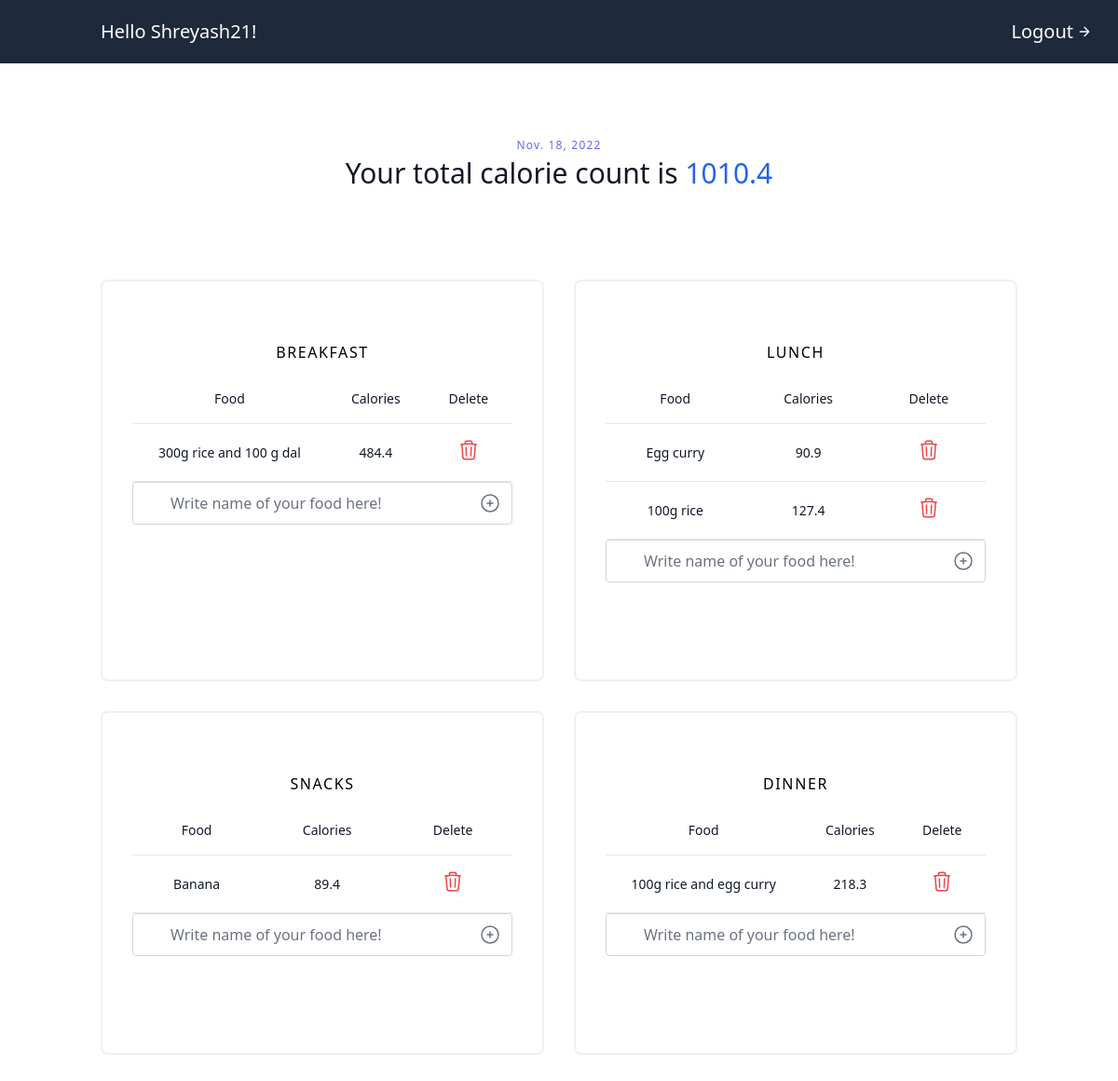
Before: /me/ (signed in) with the older database file.
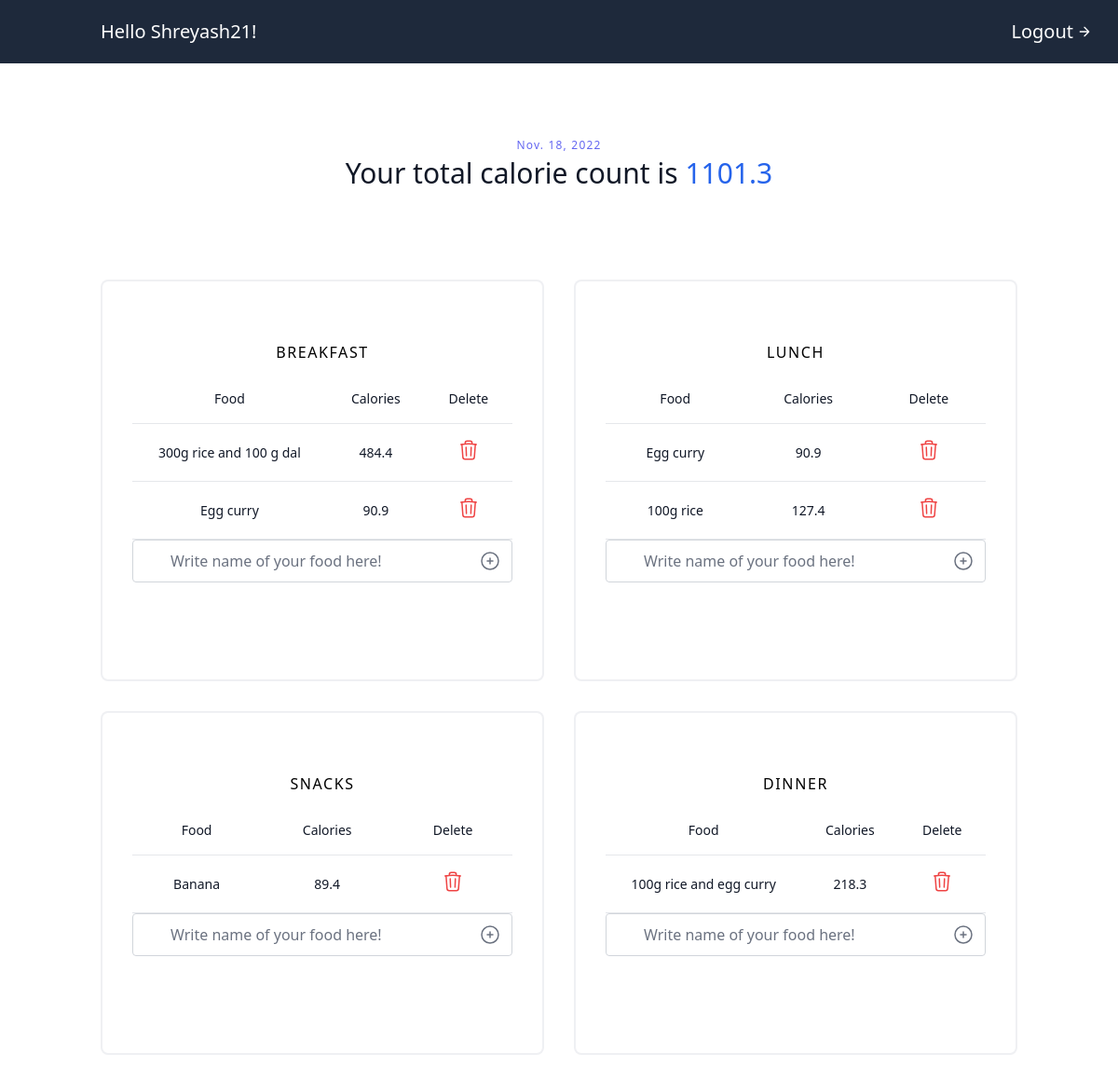
After: the same page with the newer database file.
### Fittyfeed/models.py (models this page shows)
class UserFoodItem(models.Model):
    options=(
        ('breakfast','Breakfast'),
        ('lunch','Lunch'),
        ('dinner','Dinner'),
        ('snacks','Snacks'),
    )
    customer = models.ForeignKey(User, on_delete=models.CASCADE)
    category = models.CharField(max_length=50, choices=options)
    food_name = models.CharField(max_length=200)
    food_calorie = models.FloatField()
    date = models.DateField()

### Fittyfeed/views.py (the view)
# urls.py: path('',views.home,name='home'),
@login_required(login_url='login')
def home(request):
    foods = UserFoodItem.objects.filter(customer=request.user, date=timezone.now())
    total_cal = 0
    for food in foods:
        total_cal += food.food_calorie
    context = {
        'food_form': AddFoodForm,
        'food_form_cat':AddFoodFormWithoutCategory,
        'food_list': foods,
        'food_breakfast_list': foods.filter(category='breakfast'),
        'total_calories': round(total_cal, 2),
        'food_lunch_list': foods.filter(category='lunch'),
        'food_snacks_list': foods.filter(category='snacks'),
        'food_dinner_list': foods.filter(category='dinner'),
        'today': timezone.localdate()
    }
    return render(request, 'Fittyfeed/home.html', context)

### Fittyfeed/templates/Fittyfeed/home.html (shortened to what this page needs)
{% extends 'base.html' %}
{% block content %}
<header class="text-white bg-slate-800">
  <div class="container mx-auto flex flex-wrap p-5 flex-col md:flex-row items-center">
    <a class="flex font-medium items-center">
      <span class="text-xl">Hello {{ user.username.capitalize }}!</span>
    </a>
    <button onclick="window.location.href = `{% url 'logout' %}`;" class=" justify-center inline-flex items-center border-0 py-1 px-3 focus:outline-none hover:bg-gray-200 hover:text-gray-900 absolute right-4 rounded text-xl mt-4 md:mt-0">Logout
      <svg fill="none" stroke="currentColor" stroke-linecap="round" stroke-linejoin="round" stroke-width="2" class="w-4 h-4 ml-1" viewBox="0 0 24 24">
        <path d="M5 12h14M12 5l7 7-7 7"></path>
      </svg>
    </button>
  </div>
</header>
<section>
  <div class="container px-5 py-24 mx-auto">
    <div class="flex flex-wrap -m-4">
      <div class="flex flex-col text-center w-full mb-20">
        <h2 class="text-xs text-indigo-500 tracking-widest font-medium title-font mb-1">{{ today }}</h2>
        <h1 class="sm:text-3xl text-2xl font-medium title-font text-gray-900 dark:text-white">Your total calorie count is <span class="text-blue-600 dark:text-white">{{ total_calories }}</span></h1>
      </div>
      <div class="p-4 w-full lg:w-1/2">
        <div class="h-full px-8 pt-16 pb-24 bg-white bg-opacity-50 border-2 border-gray-200 border-opacity-60 rounded-lg overflow-hidden text-center relative">
          <h2 class="tracking-widest font-medium mb-1">BREAKFAST</h2>
          <div class="flex justify-center flex-col">
            <div class="overflow-x-auto sm:-mx-6 lg:-mx-8">
              <div class="py-2 inline-block min-w-full sm:px-6 lg:px-8">
                <div class="overflow-auto">
                  <table class="min-w-full">
                    <thead class="border-b">
                      <tr>
                        <th scope="col" class="text-sm font-medium text-gray-900 px-6 py-4">Food</th>
                        <th scope="col" class="text-sm font-medium text-gray-900 px-6 py-4">Calories</th>
                        <th scope="col" class="text-sm font-medium text-gray-900 px-6 py-4">Delete</th>
                      </tr>
                    </thead>
                    <tbody>
                      {% for food in food_breakfast_list %}
                      <tr class="border-b transition duration-300 ease-in-out hover:bg-gray-100">
                        <td class="text-sm text-gray-900 font-light px-6 py-4 whitespace-nowrap">
                          {{ food.food_name.capitalize }}
                        </td>
                        <td class="text-sm text-gray-900 font-light px-6 py-4 whitespace-nowrap">
                          {{ food.food_calorie }}
                        </td>
                        <td class="text-sm text-gray-900 font-light px-6 py-4 whitespace-nowrap">
                          <form action="{% url 'delete_food' food.id %}" method="post">
                            <button type="submit" class="text-red-500 hover:text-red-900">
                            </button>
                          </form>
                        </td>
                      </tr>
                      {% empty %}
                      <tr class="border-b transition duration-300 ease-in-out hover:bg-gray-100">
                        <td colspan="3" class="text-sm text-gray-900 font-light px-6 py-4 whitespace-nowrap">No data added yet.</td>
                      </tr>
                      {% endfor %}
                    </tbody>
                  </table>
                  <div class="relative w-full">
                    <form action="{% url 'add_food_cat' 'breakfast' %}" method="post">
                      {{ food_form_cat.as_p }}
                      <button type="submit" class="flex absolute inset-y-0 right-0 items-center pr-3">
                        <svg xmlns="http://www.w3.org/2000/svg" fill="none" viewBox="0 0 24 24" stroke-width="1.5" stroke="currentColor" class="w-6 h-6 text-gray-500  hover:text-gray-900">
                          <path stroke-linecap="round" stroke-linejoin="round" d="M12 9v6m3-3H9m12 0a9 9 0 11-18 0 9 9 0 0118 0z" />
                        </svg>
                      </button>
                    </form>
                  </div>
                </div>
              </div>
            </div>
          </div>
        </div>
      </div>
      <div class="p-4 w-full lg:w-1/2">
        <div class="h-full px-8 pt-16 pb-24 bg-white bg-opacity-50 border-2 border-gray-200 border-opacity-60 rounded-lg overflow-hidden text-center relative">
          <h2 class="tracking-widest font-medium mb-1">LUNCH</h2>
          <div class="flex justify-center flex-col">
            <div class="overflow-x-auto sm:-mx-6 lg:-mx-8">
              <div class="py-2 inline-block min-w-full sm:px-6 lg:px-8">
                <div class="overflow-hidden">
                  <table class="min-w-full">
                    <thead class="border-b">
                      <tr>
                        <th scope="col" class="text-sm font-medium text-gray-900 px-6 py-4">Food</th>
                        <th scope="col" class="text-sm font-medium text-gray-900 px-6 py-4">Calories</th>
                        <th scope="col" class="text-sm font-medium text-gray-900 px-6 py-4">Delete</th>
                      </tr>
                    </thead>
                    <tbody>
                      {% for food in food_lunch_list %}
                      <tr class="border-b transition duration-300 ease-in-out hover:bg-gray-100">
                        <td class="text-sm text-gray-900 font-light px-6 py-4 whitespace-nowrap">
                          {{ food.food_name.capitalize }}
                        </td>
                        <td class="text-sm text-gray-900 font-light px-6 py-4 whitespace-nowrap">
                          {{ food.food_calorie }}
                        </td>
                        <td class="text-sm text-gray-900 font-light px-6 py-4 whitespace-nowrap">
                          <form action="{% url 'delete_food' food.id %}" method="post">
                            <button type="submit" class="text-red-500 hover:text-red-900">
                            </button>
                          </form>
                        </td>
                      </tr>
                      {% empty %}
                      <tr class="border-b transition duration-300 ease-in-out hover:bg-gray-100">
                        <td colspan="3" class="text-sm text-gray-900 font-light px-6 py-4 whitespace-nowrap">No data added yet.</td>
                      </tr>
                      {% endfor %}
                    </tbody>
                  </table>
                  <div class="relative w-full">
                    <form action="{% url 'add_food_cat' 'lunch' %}" method="post">
                      {{ food_form_cat.as_p }}
                      <button type="submit" class="flex absolute inset-y-0 right-0 items-center pr-3">
                        <svg xmlns="http://www.w3.org/2000/svg" fill="none" viewBox="0 0 24 24" stroke-width="1.5" stroke="currentColor" class="w-6 h-6 text-gray-500  hover:text-gray-900">
                          <path stroke-linecap="round" stroke-linejoin="round" d="M12 9v6m3-3H9m12 0a9 9 0 11-18 0 9 9 0 0118 0z" />
                        </svg>
                      </button>
                    </form>
                  </div>
                </div>
              </div>
            </div>
          </div>
        </div>
      </div>
      <div class="p-4 w-full lg:w-1/2">
        <div class="h-full px-8 pt-16 pb-24 bg-white bg-opacity-50 border-2 border-gray-200 border-opacity-60 rounded-lg overflow-hidden text-center relative">
          <h2 class="tracking-widest font-medium mb-1">SNACKS</h2>
          <div class="flex justify-center flex-col">
            <div class="overflow-x-auto sm:-mx-6 lg:-mx-8">
              <div class="py-2 inline-block min-w-full sm:px-6 lg:px-8">
                <div class="overflow-hidden">
                  <table class="min-w-full">
                    <thead class="border-b">
                      <tr>
                        <th scope="col" class="text-sm font-medium text-gray-900 px-6 py-4">Food</th>
                        <th scope="col" class="text-sm font-medium text-gray-900 px-6 py-4">Calories</th>
                        <th scope="col" class="text-sm font-medium text-gray-900 px-6 py-4">Delete</th>
                      </tr>
                    </thead>
                    <tbody>
                      {% for food in food_snacks_list %}
                      <tr class="border-b transition duration-300 ease-in-out hover:bg-gray-100">
                        <td class="text-sm text-gray-900 font-light px-6 py-4 whitespace-nowrap">
                          {{ food.food_name.capitalize }}
                        </td>
                        <td class="text-sm text-gray-900 font-light px-6 py-4 whitespace-nowrap">
                          {{ food.food_calorie }}
                        </td>
                        <td class="text-sm text-gray-900 font-light px-6 py-4 whitespace-nowrap">
                          <form action="{% url 'delete_food' food.id %}" method="post">
                            <button type="submit" class="text-red-500 hover:text-red-900">
                            </button>
                          </form>
                        </td>
                      </tr>
                      {% empty %}
                      <tr class="border-b transition duration-300 ease-in-out hover:bg-gray-100">
                        <td colspan="3" class="text-sm text-gray-900 font-light px-6 py-4 whitespace-nowrap">No data added yet.</td>
                      </tr>
                      {% endfor %}
                    </tbody>
                  </table>
                  <div class="relative w-full">
                    <form action="{% url 'add_food_cat' 'snacks' %}" method="post">
                      {{ food_form_cat.as_p }}
                      <button type="submit" class="flex absolute inset-y-0 right-0 items-center pr-3">
                        <svg xmlns="http://www.w3.org/2000/svg" fill="none" viewBox="0 0 24 24" stroke-width="1.5" stroke="currentColor" class="w-6 h-6 text-gray-500  hover:text-gray-900">
                          <path stroke-linecap="round" stroke-linejoin="round" d="M12 9v6m3-3H9m12 0a9 9 0 11-18 0 9 9 0 0118 0z" />
                        </svg>
                      </button>
                    </form>
                  </div>
                </div>
              </div>
            </div>
          </div>
        </div>
      </div>
      <div class="p-4 w-full lg:w-1/2">
        <div class="h-full px-8 pt-16 pb-24 bg-white bg-opacity-50 border-2 border-gray-200 border-opacity-60 rounded-lg overflow-hidden text-center relative">
          <h2 class="tracking-widest font-medium mb-1">DINNER</h2>
          <div class="flex justify-center flex-col">
            <div class="overflow-x-auto sm:-mx-6 lg:-mx-8">
              <div class="py-2 inline-block min-w-full sm:px-6 lg:px-8">
                <div class="overflow-hidden">
                  <table class="min-w-full">
                    <thead class="border-b">
                      <tr>
                        <th scope="col" class="text-sm font-medium text-gray-900 px-6 py-4">Food</th>
                        <th scope="col" class="text-sm font-medium text-gray-900 px-6 py-4">Calories</th>
                        <th scope="col" class="text-sm font-medium text-gray-900 px-6 py-4">Delete</th>
                      </tr>
                    </thead>
                    <tbody>
                      {% for food in food_dinner_list %}
                      <tr class="border-b transition duration-300 ease-in-out hover:bg-gray-100">
                        <td class="text-sm text-gray-900 font-light px-6 py-4 whitespace-nowrap">
                          {{ food.food_name.capitalize }}
                        </td>
                        <td class="text-sm text-gray-900 font-light px-6 py-4 whitespace-nowrap">
                          {{ food.food_calorie }}
                        </td>
                        <td class="text-sm text-gray-900 font-light px-6 py-4 whitespace-nowrap">
                          <form action="{% url 'delete_food' food.id %}" method="post">
                            <button type="submit" class="text-red-500 hover:text-red-900">
                            </button>
                          </form>
                        </td>
                      </tr>
                      {% empty %}
                      <tr class="border-b transition duration-300 ease-in-out hover:bg-gray-100">
                        <td colspan="3" class="text-sm text-gray-900 font-light px-6 py-4 whitespace-nowrap">No data added yet.</td>
                      </tr>
                      {% endfor %}
                    </tbody>
                  </table>
                  <div class="relative w-full">
                    <form action="{% url 'add_food_cat' 'dinner' %}" method="post">
                      {{ food_form_cat.as_p }}
                      <button type="submit" class="flex absolute inset-y-0 right-0 items-center pr-3">
                        <svg xmlns="http://www.w3.org/2000/svg" fill="none" viewBox="0 0 24 24" stroke-width="1.5" stroke="currentColor" class="w-6 h-6 text-gray-500  hover:text-gray-900">
                          <path stroke-linecap="round" stroke-linejoin="round" d="M12 9v6m3-3H9m12 0a9 9 0 11-18 0 9 9 0 0118 0z" />
                        </svg>
                      </button>
                    </form>
                  </div>
                </div>
              </div>
            </div>
          </div>
        </div>
      </div>
    </div>
  </div>
</section>
{% endblock %}

### templates/base.html (shortened to what this page needs)
<!DOCTYPE html>
<html lang="en">
<head>
    <script src="https://cdn.tailwindcss.com?plugins=forms,typography"></script>
</head>
<body class="">
    {% block content %}{% endblock %}
</body>
</html>

Changed rows visible on the page:
added UserFoodItem: food_name "Egg curry", food_calorie "90.9", shown under "BREAKFAST"
Other visible differences:
{{ total_calories }}: "1010.4" → "1101.3"
